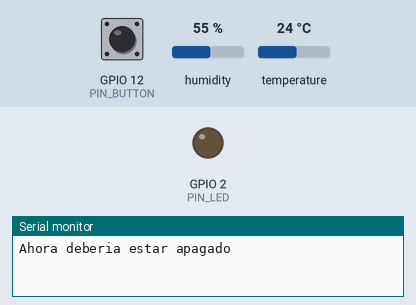
Recording of a sketch running on a simulated ESP32. On the bench: output pins drawn as LEDs (lit = HIGH), the last lines printed to the serial monitor. The test bench sets the inputs (shaded band); at power-on: GPIO 12 (PIN_BUTTON) LOW, humidity 55 %, temperature 24 °C.

Above: at 1.2 s.
1.3 s: GPIO 12 (PIN_BUTTON) pulled HIGH for 0.15 s
At 2.4 s:
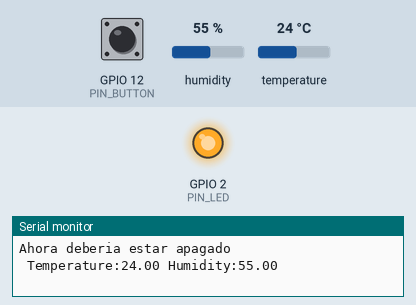
4.4 s: GPIO 12 (PIN_BUTTON) pulled HIGH for 1 s
At 7.7 s:
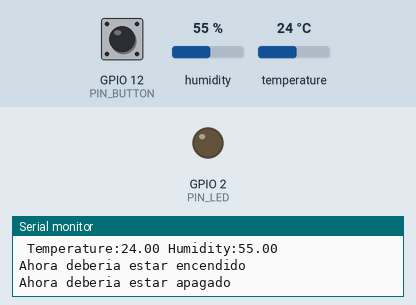
8.0 s: GPIO 12 (PIN_BUTTON) pulled HIGH for 3.2 s
At 8.3 s:
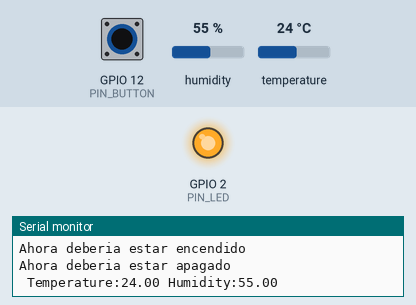
Timing chart, 0 to 13.7 s (numbered marks = the images above; inputs shaded):
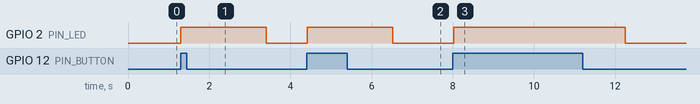

The sketch:

Termohigrometro_button.ino
```cpp
#include "DHTesp.h"
DHTesp dht; //Creamos el objeto del sensor DHT

const int PIN_LED = 2;
const int  PIN_BUTTON = 12;
const int dhtPin = 25;//Definimos el pin del dht
int lastSwitchValue = -1;  // Último valor conocido del switch

// the setup function runs once when you press reset or power the board
void setup() {
 // inicializamos el PIN_LED como output y el botón como input.
 pinMode(PIN_LED, OUTPUT);
 pinMode(PIN_BUTTON, INPUT);
 dht.setup(dhtPin, DHTesp::DHT11); //Inicializamos el pin dht y el objecto
 Serial.begin(115200); //Para la conexión serial iniciamos el baud rate en 115200
}

// the loop function runs over and over again forever
void loop() {
  int switchValue = digitalRead(PIN_BUTTON);

 if (switchValue == 1) {
    //Si el pin esta en la posicion 1 entonces enciende el LED en el pin 2
  digitalWrite(PIN_LED,HIGH);
  leerTempHum();
  Serial.println("Ahora deberia estar encendido");


    // Actualizar el último valor conocido del switch
    lastSwitchValue = switchValue;

 }else{
  if (lastSwitchValue != switchValue) {
    Serial.println("Ahora deberia estar apagado");
    lastSwitchValue = switchValue;
  }
  digitalWrite(PIN_LED,LOW);
 }

 // Pequeña demora para evitar lecturas rápidas consecutivas
  delay(100);

}

//Creamos una función para ejecutar la lectura del sensor
void leerTempHum () {


  //Sacar la información del sensor a partir del dht
  flag:TempAndHumidity newValues = dht.getTempAndHumidity();

  //Juzga si el valor es correcto, que sea diferente a 0
  if (dht.getStatus() != 0) {
    goto flag;               //If there is an error, go back to the flag and re-read the data
  }

  //Muestra la temperatura y humedad por pantalla
  Serial.println(" Temperature:" + String(newValues.temperature) +  " Humidity:" + String(newValues.humidity));
  delay(2000);
}
```

Measured:
- after the input at 1.3 s, GPIO 2 (PIN_LED): LOW → HIGH at once, → LOW 2.1 s later
- after the input at 4.4 s, GPIO 2 (PIN_LED): LOW → HIGH at once, → LOW 2.1 s later
- after the input at 8.0 s, GPIO 2 (PIN_LED): LOW → HIGH at once, → LOW 4.2 s later
